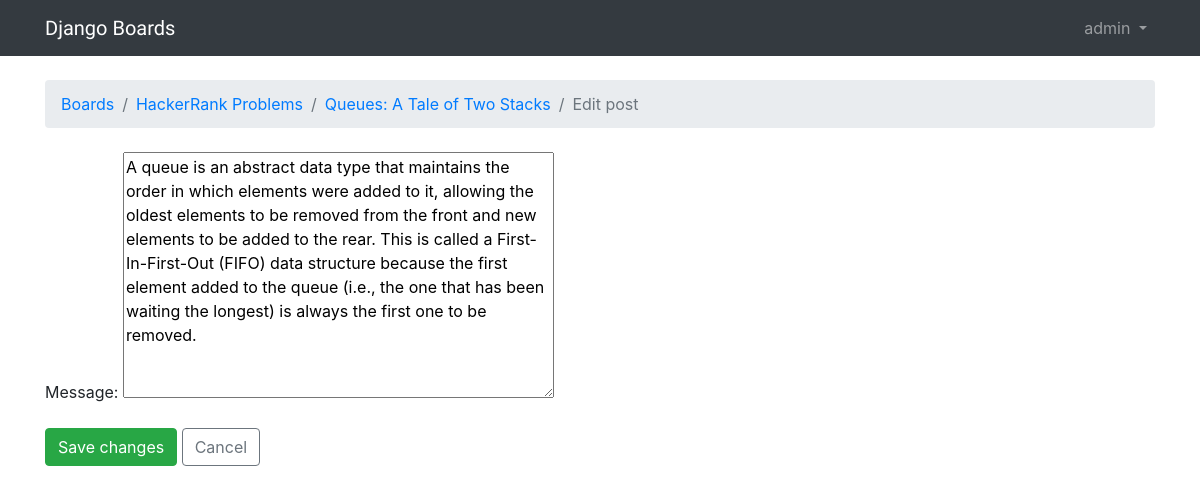
/boards/3/topics/111/posts/115/edit/ (signed in), run on the app's committed database.
### board/models.py (models this page shows, shortened)
class Post(models.Model):
    message = models.TextField(blank = True)
    solution = models.TextField(blank = True)
    topic = models.ForeignKey(Topic, on_delete=models.CASCADE, related_name='posts')
    created_at = models.DateTimeField(auto_now_add=True)
    updated_at = models.DateTimeField(null=True)
    created_by = models.ForeignKey(User, on_delete=models.CASCADE, related_name='posts')
    updated_by = models.ForeignKey(User, on_delete=models.CASCADE, null=True, related_name='+')

class Topic(models.Model):
    subject = models.CharField(max_length=255)
    last_updated = models.DateTimeField(auto_now_add=True)
    board = models.ForeignKey(Board, on_delete=models.CASCADE,related_name='topics')
    starter = models.ForeignKey(User, on_delete=models.PROTECT,related_name='topics')
    last_updated = models.DateTimeField(auto_now_add=True)
    views = models.PositiveIntegerField(default=0)

class Board(models.Model):
    name = models.CharField(max_length=30, unique=True)
    description = models.CharField(max_length=100)

### board/views.py (the view, shortened to what this page needs)
# urls.py: path('boards/<pk>/topics/<topic_pk>/posts/<post_pk>/edit/',views.PostUpdateView.as_view(), name='edit_post'),
@method_decorator(login_required, name='dispatch')
class PostUpdateView(UpdateView):
    model = Post
    fields = ('message', )
    template_name = 'edit_post.html'
    pk_url_kwarg = 'post_pk'
    context_object_name = 'post'
    def get_queryset(self):
        queryset = super().get_queryset()
        return queryset.filter(created_by=self.request.user)

### templates/edit_post.html (shortened to what this page needs)
{% extends 'base.html' %}
{% block breadcrumb %}
  <li class="breadcrumb-item"><a href="{% url 'home' %}">Boards</a></li>
  <li class="breadcrumb-item"><a href="{% url 'board_topics' post.topic.board.pk %}">{{ post.topic.board.name }}</a></li>
  <li class="breadcrumb-item"><a href="{% url 'topic_posts' post.topic.board.pk post.topic.pk %}">{{ post.topic.subject }}</a></li>
  <li class="breadcrumb-item active">Edit post</li>
{% endblock %}
{% block content %}
  <form method="post" class="mb-4" novalidate>
    {{ form.as_p }}
    <button type="submit" class="btn btn-success">Save changes</button>
    <a href="{% url 'topic_posts' post.topic.board.pk post.topic.pk %}" class="btn btn-outline-secondary" role="button">Cancel</a>
  </form>
{% endblock %}

### templates/base.html (shortened to what this page needs)
{% load static %}
<!DOCTYPE html>
<html>
  <head>
    <link rel="stylesheet" href="{% static 'css/bootstrap.min.css' %}">
    <link rel="stylesheet" href="{% static 'css/app.css' %}">
  </head>
  <body>
    {% block body %}
        <nav class="navbar navbar-expand-sm navbar-dark bg-dark">
            <div class="container">
                <a class="navbar-brand" href="{% url 'home' %}">Django Boards</a>
                <div class="collapse navbar-collapse" id="mainMenu">
                    {% if user.is_authenticated %}
                        <ul class="navbar-nav ml-auto">
                            <li class="nav-item dropdown">
                            <a class="nav-link dropdown-toggle" href="#" id="userMenu" data-toggle="dropdown" aria-haspopup="true" aria-expanded="false">
                                {{ user.username }}
                            </a>
                            </li>
                        </ul>
                    {% else %}
                        <form class="form-inline ml-auto">
                            <a href="{% url 'login' %}" class="btn btn-outline-secondary">Log in</a>
                            <a href="{% url 'signup' %}" class="btn btn-primary ml-2">Sign up</a>
                        </form>
                    {% endif %}
                </div>
            </div>
        </nav>
        <div class="container">
            <ol class="breadcrumb my-4">
            {% block breadcrumb %}
            {% endblock %}
            </ol>
            {% block content %}
            {% endblock content %}
        </div>
    {% endblock body %}
  </body>
</html>

### static/css/app.css (style rules this page uses)
.navbar-brand { font-family: 'Peralta', cursive; }

### data on the page
Post: topic.board.name "HackerRank Problems", topic.subject "Queues: A Tale of Two Stacks", message "A queue is an abstract data type that maintains the order in which elements were added to it, allowing the oldest elements to be removed from the front and new elements to be added to the rear. This is called a First-In-First-Out (FIFO) data structure because the first element added to the queue (i.e., the one that has been waiting the longest) is always the first one to be removed."

### other printed values
{{ user.username }} "admin"
